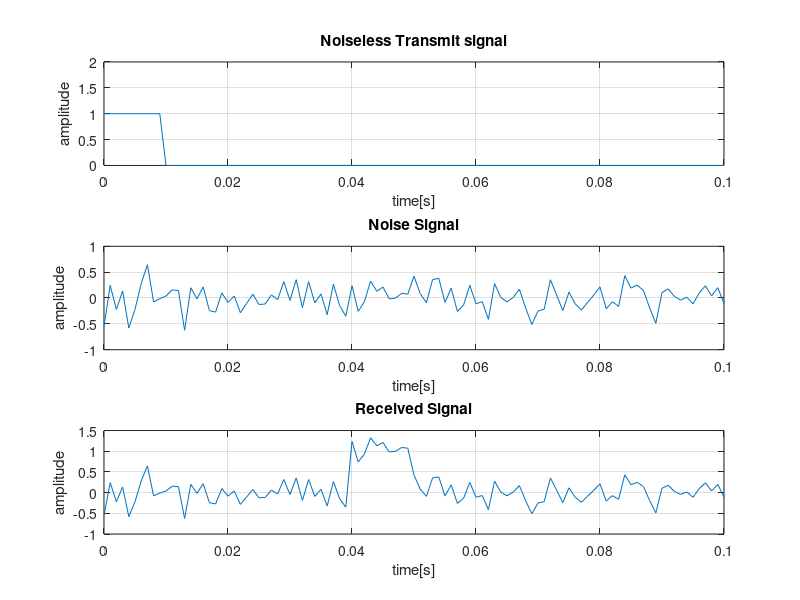
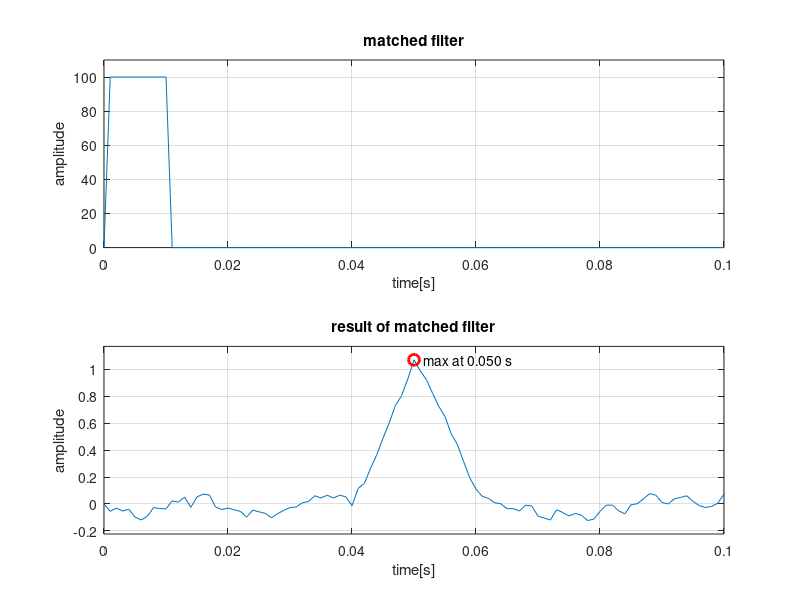

Write MATLAB code to recreate these figures, in order.
clear, clc
%matched filter

%parameter
fs = 1e3;          %sampling frequency        
t = 0:1/fs:0.1;     %time
w = 20e-3;          %pulse width
t0 = 40e-3;         %received time
Ts=1/fs;            %sampling period
c=3e8;              %speed of light
tau0=50e-3;         %system delay
    
% transmit signal, noise signal
origin_pulse=rectpuls(t-w/4,w/2);
x = rectpuls(t-t0-w/4,w/2);
ni = 0.2*randn(1,length(t));

% radar incident signal(transmit signal+noise)
xi=x+ni;
figure(1);
subplot(3,1,1)
plot(t,origin_pulse)
grid on
title('Noiseless Transmit signal')
xlabel('time[s]')
ylabel('amplitude')
ylim([0,2])

subplot(3,1,2)
plot(t,ni)
grid on
title('Noise Signal')
xlabel('time[s]')
ylabel('amplitude')

subplot(3,1,3)
plot(t,xi)
grid on
title('Received Signal')
xlabel('time[s]')
ylabel('amplitude')

%matched filter output
figure(2)
h=2/w*rectpuls(-t-w/4-t0+tau0,w/2);
y=Ts*conv(xi,h,'full');

t_y=(0:length(y)-1)*Ts;

%finding maximum value
[max_y,max_idx]=max(y);
max_time=t_y(max_idx);


subplot(2,1,1)
plot(t,h)
grid on
title('matched filter')
xlabel('time[s]')
ylabel('amplitude')
ylim([min(h),max(h)+10])


%output of matched filter
subplot(2,1,2)
plot(t_y,y)
hold on
plot(max_time,max_y, 'ro', 'MarkerSize',8,'LineWidth',2)
text(max_time+0.001, max_y-0.0005, sprintf(' max at %.3f s', max_time))
hold off
grid on
title('result of matched filter')
xlabel('time[s]')
ylabel('amplitude')
xlim([0,0.1])
ylim([min(y)-0.1,max(y)+0.1])
